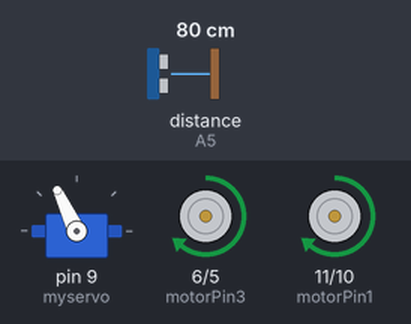
This sketch was run on a simulated Arduino Uno, built with avr-gcc and run on an emulated ATmega328P. Parts: servo, motor-driver pin pairs drawn as motors (green arrow = first pin HIGH = forward, orange = second pin HIGH = backward, longer = more drive). Inputs (shaded band) come from the test bench; at power-on: distance to the obstacle (sensor on A5) 80 cm. The echo pulse lasts 58.3 µs per cm.

Above: at 3.9 s.
4.0 s: distance to the obstacle (sensor on A5) set to 23 cm
5.5 s: distance to the obstacle (sensor on A5) set to 19 cm
At 6.7 s:
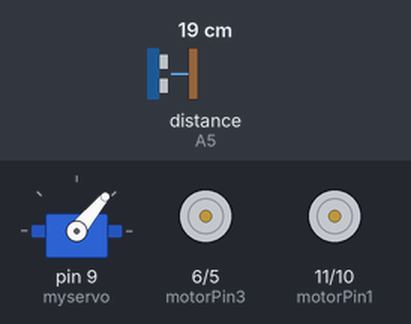
At 7.5 s:
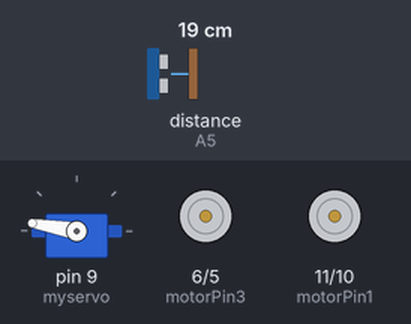
Timing chart, 0 to 14.5 s (numbered marks = the images above; inputs shaded):
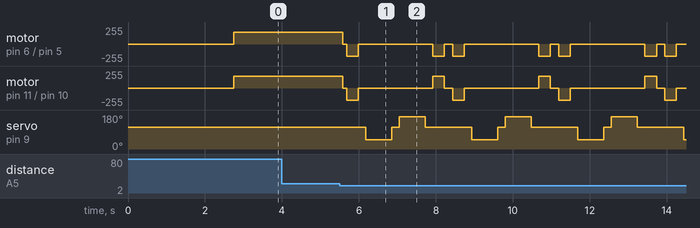

The sketch:

obostacle_avoiding_robot.ino
```cpp
// Arduino Obstacle Avoiding Robot
// Code adapted from http://www.educ8s.tv
// First Include the NewPing and Servo Libraries
#include <NewPing.h>
#include <Servo.h>
#define TRIG_PIN A4
#define ECHO_PIN A5
#define MAX_DISTANCE 200
NewPing sonar(TRIG_PIN, ECHO_PIN, MAX_DISTANCE);
Servo myservo;
boolean goesForward=false;
int distance = 100;
int speedSet = 0;
const int motorPin1 = 11;
const int motorPin2 = 10;
//Motor B
const int motorPin3 = 6;
const int motorPin4 = 5;
void setup() {
myservo.attach(9);
myservo.write(115);
delay(2000);
distance = readPing();
delay(100);
distance = readPing();
delay(100);
distance = readPing();
delay(100);
distance = readPing();
delay(100);
}
void loop() {
int distanceR = 0;
int distanceL = 0;
delay(40);
if(distance<=20)
{
moveStop();
delay(100);
moveBackward();
delay(300);
moveStop();
delay(200);
distanceR = lookRight();
delay(200);
distanceL = lookLeft();
delay(200);
if(distanceR>=distanceL)
{
turnRight();
moveStop();
}else
{
turnLeft();
moveStop();
}
}else
{
moveForward();
}
distance = readPing();
}
int lookRight()
{
myservo.write(50);
delay(500);
int distance = readPing();
delay(100);
myservo.write(115);
return distance;
}
int lookLeft()
{
myservo.write(170);
delay(500);
int distance = readPing();
delay(100);
myservo.write(115);
return distance;
delay(100);
}
int readPing() {
delay(70);
int cm = sonar.ping_cm();
if(cm==0)
{
cm = 250;
}
return cm;
}
void moveStop() {
analogWrite(motorPin1, 0);
analogWrite(motorPin2, 0);
analogWrite(motorPin3, 0);
analogWrite(motorPin4, 0);
}
void moveForward() {
analogWrite(motorPin1, 180);
analogWrite(motorPin2, 0);
analogWrite(motorPin3, 180);
analogWrite(motorPin4, 0);
}
void moveBackward() {
analogWrite(motorPin1, 0);
analogWrite(motorPin2, 180);
analogWrite(motorPin3, 0);
analogWrite(motorPin4, 180);
}
void turnRight() {
analogWrite(motorPin1, 180);
analogWrite(motorPin2, 0);
analogWrite(motorPin3, 0);
analogWrite(motorPin4, 180);
delay(300);
moveForward();
}
void turnLeft() {
analogWrite(motorPin1, 0);
analogWrite(motorPin2, 180);
analogWrite(motorPin3, 180);
analogWrite(motorPin4, 0);
delay(300);
moveForward();
}
```

Measured:
- the behaviour switches between 21 and 20 cm on distance to the obstacle (sensor on A5) (found by bisection; images 0 and 1)
- after the input at 4.0 s, every drawn part: stays the same
